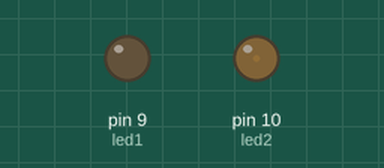
Simulated run of this sketch. Board: Arduino Uno, built with avr-gcc and run on an emulated ATmega328P. Parts: output pins drawn as LEDs (lit = HIGH).

Above: at 0.05 s.
At 0.9 s:
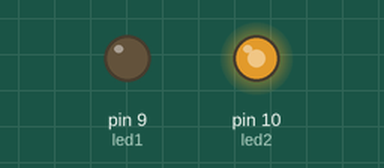
At 2.55 s:
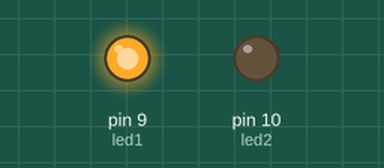
At 5.1 s:
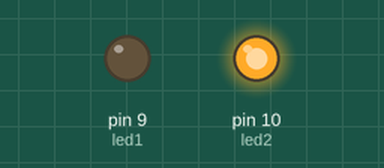
Timing chart, 0 to 6.6 s (numbered marks = the images above):
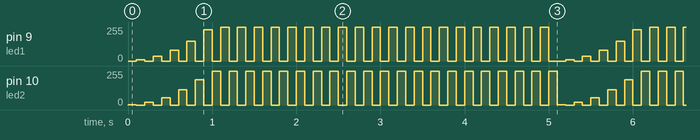

Measured:
- by itself, pin 9 (led1), pin 10 (led2): moves between 0/255 and 255/255, repeating every 5.1 s

The sketch:

TrafficLED.ino
```cpp
// ---------------------------------------------------------------------------
// Created by Gus Yudha on 20/05/2020
// ---------------------------------------------------------------------------
#define led1 9
#define led2 10

// Tipe Data
int i = 0;
int levelTerang = 0;

void setup() {
  pinMode ( led1, OUTPUT );
  pinMode ( led2, OUTPUT );
}

void loop() {
  i = 1;
  levelTerang = 1;

  // Perulangan
  while ( i < 255 || levelTerang < 255 ) {
    levelTerang = levelTerang + i; // Operator

    // Pengkondisian
    if ( i % 2 == 0 ) { // Operator
      analogWrite ( led1, levelTerang );
      analogWrite ( led2, LOW );
      jeda();
    } else {
      analogWrite ( led1, LOW );
      analogWrite ( led2, levelTerang );
      jeda();
    }
    i += 5; // Operator
  }
}

void jeda (){
  delay ( 100 );
}
```
